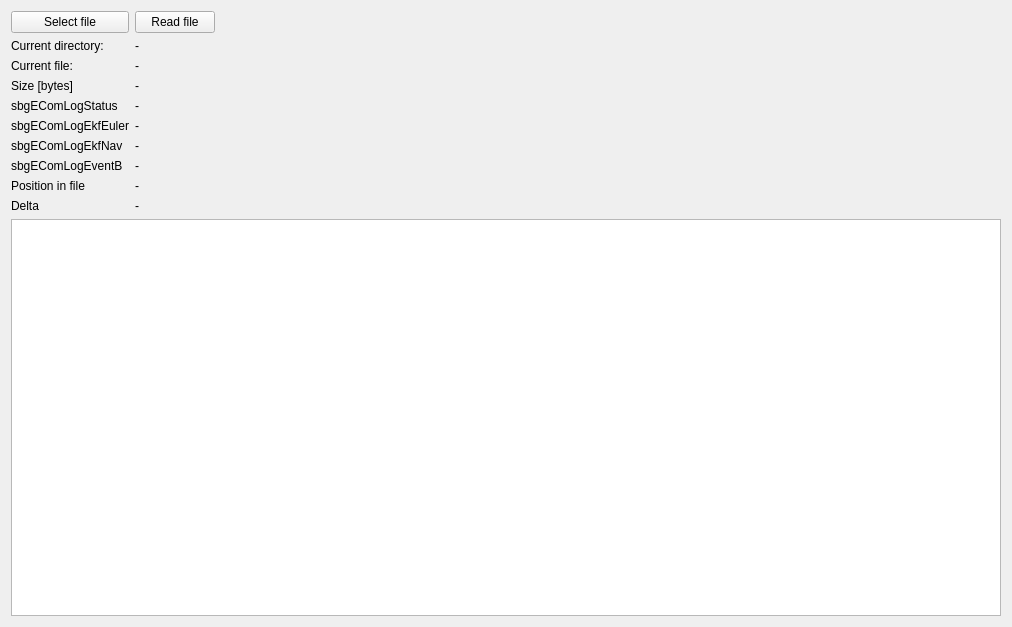
<?xml version="1.0" encoding="UTF-8"?>
<ui version="4.0">
 <class>SbgReadFile</class>
 <widget class="QWidget" name="SbgReadFile">
  <property name="geometry">
   <rect>
    <x>0</x>
    <y>0</y>
    <width>1012</width>
    <height>627</height>
   </rect>
  </property>
  <property name="windowTitle">
   <string>Form</string>
  </property>
  <layout class="QGridLayout" name="gridLayout_2" rowstretch="0,1" columnstretch="0,1">
   <item row="0" column="0">
    <layout class="QGridLayout" name="gridLayout">
     <item row="6" column="0">
      <widget class="QLabel" name="label_7">
       <property name="text">
        <string>sbgEComLogEkfNav</string>
       </property>
      </widget>
     </item>
     <item row="8" column="1">
      <widget class="QLabel" name="label_position">
       <property name="text">
        <string>-</string>
       </property>
      </widget>
     </item>
     <item row="8" column="0">
      <widget class="QLabel" name="label_5">
       <property name="text">
        <string>Position in file</string>
       </property>
      </widget>
     </item>
     <item row="3" column="0">
      <widget class="QLabel" name="label_3">
       <property name="text">
        <string>Size [bytes]</string>
       </property>
      </widget>
     </item>
     <item row="0" column="1">
      <widget class="QPushButton" name="pushButton_readFile">
       <property name="text">
        <string>Read file</string>
       </property>
      </widget>
     </item>
     <item row="4" column="1">
      <widget class="QLabel" name="label_sbgEComLogStatus">
       <property name="text">
        <string>-</string>
       </property>
      </widget>
     </item>
     <item row="4" column="0">
      <widget class="QLabel" name="label_4">
       <property name="text">
        <string>sbgEComLogStatus</string>
       </property>
      </widget>
     </item>
     <item row="0" column="0">
      <widget class="QPushButton" name="pushButton_openFile">
       <property name="text">
        <string>Select file</string>
       </property>
      </widget>
     </item>
     <item row="1" column="0">
      <widget class="QLabel" name="label">
       <property name="text">
        <string>Current directory:</string>
       </property>
      </widget>
     </item>
     <item row="1" column="1">
      <widget class="QLabel" name="label_currentDirectory">
       <property name="text">
        <string>-</string>
       </property>
      </widget>
     </item>
     <item row="2" column="1">
      <widget class="QLabel" name="label_currentFile">
       <property name="text">
        <string>-</string>
       </property>
      </widget>
     </item>
     <item row="2" column="0">
      <widget class="QLabel" name="label_2">
       <property name="text">
        <string>Current file:</string>
       </property>
      </widget>
     </item>
     <item row="3" column="1">
      <widget class="QLabel" name="label_size">
       <property name="text">
        <string>-</string>
       </property>
      </widget>
     </item>
     <item row="5" column="1">
      <widget class="QLabel" name="label_sbgEComLogEkfEuler">
       <property name="text">
        <string>-</string>
       </property>
      </widget>
     </item>
     <item row="5" column="0">
      <widget class="QLabel" name="label_6">
       <property name="text">
        <string>sbgEComLogEkfEuler</string>
       </property>
      </widget>
     </item>
     <item row="6" column="1">
      <widget class="QLabel" name="label_sbgEComLogEkfNav">
       <property name="text">
        <string>-</string>
       </property>
      </widget>
     </item>
     <item row="9" column="0">
      <widget class="QLabel" name="label_9">
       <property name="text">
        <string>Delta</string>
       </property>
      </widget>
     </item>
     <item row="9" column="1">
      <widget class="QLabel" name="label_delta">
       <property name="text">
        <string>-</string>
       </property>
      </widget>
     </item>
     <item row="7" column="0">
      <widget class="QLabel" name="label_8">
       <property name="text">
        <string>sbgEComLogEventB</string>
       </property>
      </widget>
     </item>
     <item row="7" column="1">
      <widget class="QLabel" name="label_sbgEComLogEventB">
       <property name="text">
        <string>-</string>
       </property>
      </widget>
     </item>
    </layout>
   </item>
   <item row="0" column="1">
    <spacer name="horizontalSpacer">
     <property name="orientation">
      <enum>Qt::Horizontal</enum>
     </property>
     <property name="sizeHint" stdset="0">
      <size>
       <width>750</width>
       <height>20</height>
      </size>
     </property>
    </spacer>
   </item>
   <item row="1" column="0" colspan="2">
    <widget class="QTextEdit" name="textEdit_console"/>
   </item>
  </layout>
 </widget>
 <resources/>
 <connections/>
</ui>
